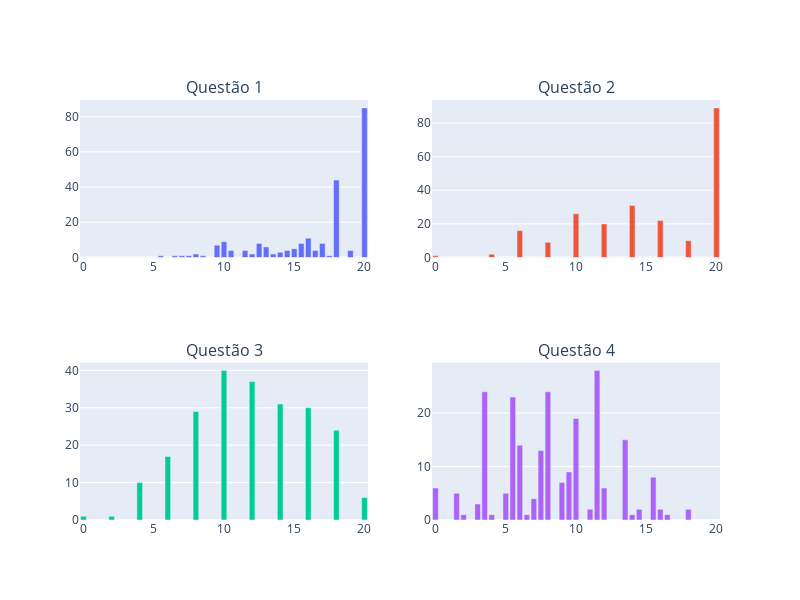

The notebook cell saved with this chart:
### Code cell
import numpy as np
import plotly.graph_objects as go
from plotly.subplots import make_subplots

x = np.arange(0, 20, 0.5)
width = 0.2

fig = make_subplots(rows=2, cols=2, subplot_titles=('Questão 1', 'Questão 2', 'Questão 3', 'Questão 4'))


hist1, edges1 = np.histogram(resultado_preliminar_ordenado['Q1'], bins=np.arange(0, 21, 0.5))
fig.add_trace(go.Bar(x=edges1[:-1], y=hist1, name='Questão 1'), row=1, col=1)

# Gráfico 2
hist2, edges2 = np.histogram(resultado_preliminar_ordenado['Q2'], bins=np.arange(0, 21, 0.5))
fig.add_trace(go.Bar(x=edges2[:-1], y=hist2, name='Questão 2'), row=1, col=2)

# Gráfico 3
hist3, edges3 = np.histogram(resultado_preliminar_ordenado['Q3'], bins=np.arange(0, 21, 0.5))
fig.add_trace(go.Bar(x=edges3[:-1], y=hist3, name='Questão 3'), row=2, col=1)

# Gráfico 4
hist4, edges4 = np.histogram(resultado_preliminar_ordenado['Q4'], bins=np.arange(0, 21, 0.5))
fig.add_trace(go.Bar(x=edges4[:-1], y=hist4, name='Questão 4'), row=2, col=2)

# Atualizar layout
fig.update_layout(height=600, width=800, showlegend=False)

# Exibir a imagem
fig.show()

### Figure 1 — Plotly figure (JSON) as saved in the notebook; plotly's stock layout.template omitted (floating-point values rounded to 4 significant figures)
{"data": [{"name": "Questão 1", "type": "bar", "x": [0, 0.5, 1, 1.5, 2, 2.5, 3, 3.5, 4, 4.5, 5, 5.5, 6, 6.5, 7, 7.5, 8, 8.5, 9, 9.5, 10, 10.5, 11, 11.5, 12, 12.5, 13, 13.5, 14, 14.5, 15, 15.5, 16, 16.5, 17, 17.5, 18, 18.5, 19, 19.5, 20], "xaxis": "x", "y": [0, 0, 0, 0, 0, 0, 0, 0, 0, 0, 0, 1, 0, 1, 1, 1, 2, 1, 0, 7, 9, 4, 0, 4, 2, 8, 6, 2, 3, 4, 5, 8, 11, 4, 8, 1, 44, 0, 4, 0, 85], "yaxis": "y"}, {"name": "Questão 2", "type": "bar", "x": [0, 0.5, 1, 1.5, 2, 2.5, 3, 3.5, 4, 4.5, 5, 5.5, 6, 6.5, 7, 7.5, 8, 8.5, 9, 9.5, 10, 10.5, 11, 11.5, 12, 12.5, 13, 13.5, 14, 14.5, 15, 15.5, 16, 16.5, 17, 17.5, 18, 18.5, 19, 19.5, 20], "xaxis": "x2", "y": [1, 0, 0, 0, 0, 0, 0, 0, 2, 0, 0, 0, 16, 0, 0, 0, 9, 0, 0, 0, 26, 0, 0, 0, 20, 0, 0, 0, 31, 0, 0, 0, 22, 0, 0, 0, 10, 0, 0, 0, 89], "yaxis": "y2"}, {"name": "Questão 3", "type": "bar", "x": [0, 0.5, 1, 1.5, 2, 2.5, 3, 3.5, 4, 4.5, 5, 5.5, 6, 6.5, 7, 7.5, 8, 8.5, 9, 9.5, 10, 10.5, 11, 11.5, 12, 12.5, 13, 13.5, 14, 14.5, 15, 15.5, 16, 16.5, 17, 17.5, 18, 18.5, 19, 19.5, 20], "xaxis": "x3", "y": [1, 0, 0, 0, 1, 0, 0, 0, 10, 0, 0, 0, 17, 0, 0, 0, 29, 0, 0, 0, 40, 0, 0, 0, 37, 0, 0, 0, 31, 0, 0, 0, 30, 0, 0, 0, 24, 0, 0, 0, 6], "yaxis": "y3"}, {"name": "Questão 4", "type": "bar", "x": [0, 0.5, 1, 1.5, 2, 2.5, 3, 3.5, 4, 4.5, 5, 5.5, 6, 6.5, 7, 7.5, 8, 8.5, 9, 9.5, 10, 10.5, 11, 11.5, 12, 12.5, 13, 13.5, 14, 14.5, 15, 15.5, 16, 16.5, 17, 17.5, 18, 18.5, 19, 19.5, 20], "xaxis": "x4", "y": [6, 0, 0, 5, 1, 0, 3, 24, 1, 0, 5, 23, 14, 1, 4, 13, 24, 0, 7, 9, 19, 0, 2, 28, 6, 0, 0, 15, 1, 2, 0, 8, 2, 1, 0, 0, 2, 0, 0, 0, 0], "yaxis": "y4"}], "layout": {"annotations": [{"font": {"size": 16}, "showarrow": false, "text": "Questão 1", "x": 0.225, "xanchor": "center", "xref": "paper", "y": 1, "yanchor": "bottom", "yref": "paper"}, {"font": {"size": 16}, "showarrow": false, "text": "Questão 2", "x": 0.775, "xanchor": "center", "xref": "paper", "y": 1, "yanchor": "bottom", "yref": "paper"}, {"font": {"size": 16}, "showarrow": false, "text": "Questão 3", "x": 0.225, "xanchor": "center", "xref": "paper", "y": 0.375, "yanchor": "bottom", "yref": "paper"}, {"font": {"size": 16}, "showarrow": false, "text": "Questão 4", "x": 0.775, "xanchor": "center", "xref": "paper", "y": 0.375, "yanchor": "bottom", "yref": "paper"}], "height": 600, "showlegend": false, "width": 800, "xaxis": {"anchor": "y", "domain": [0, 0.45]}, "xaxis2": {"anchor": "y2", "domain": [0.55, 1]}, "xaxis3": {"anchor": "y3", "domain": [0, 0.45]}, "xaxis4": {"anchor": "y4", "domain": [0.55, 1]}, "yaxis": {"anchor": "x", "domain": [0.625, 1]}, "yaxis2": {"anchor": "x2", "domain": [0.625, 1]}, "yaxis3": {"anchor": "x3", "domain": [0, 0.375]}, "yaxis4": {"anchor": "x4", "domain": [0, 0.375]}}}
